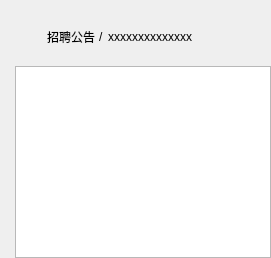
        <widget class="QWidget" name="subInfoPage">
         <layout class="QVBoxLayout" name="verticalLayout_4">
          <property name="spacing">
           <number>0</number>
          </property>
          <property name="leftMargin">
           <number>15</number>
          </property>
          <property name="topMargin">
           <number>0</number>
          </property>
          <property name="rightMargin">
           <number>0</number>
          </property>
          <property name="bottomMargin">
           <number>0</number>
          </property>
          <item>
           <spacer name="verticalSpacer_6">
            <property name="orientation">
             <enum>Qt::Vertical</enum>
            </property>
            <property name="sizeType">
             <enum>QSizePolicy::Fixed</enum>
            </property>
            <property name="sizeHint" stdset="0">
             <size>
              <width>20</width>
              <height>16</height>
             </size>
            </property>
           </spacer>
          </item>
          <item>
           <widget class="QWidget" name="crumbsWidget_2" native="true">
            <property name="minimumSize">
             <size>
              <width>0</width>
              <height>42</height>
             </size>
            </property>
            <layout class="QHBoxLayout" name="horizontalLayout_6">
             <property name="spacing">
              <number>0</number>
             </property>
             <property name="leftMargin">
              <number>0</number>
             </property>
             <property name="topMargin">
              <number>0</number>
             </property>
             <property name="rightMargin">
              <number>0</number>
             </property>
             <property name="bottomMargin">
              <number>0</number>
             </property>
             <item>
              <spacer name="horizontalSpacer_9">
               <property name="orientation">
                <enum>Qt::Horizontal</enum>
               </property>
               <property name="sizeType">
                <enum>QSizePolicy::Fixed</enum>
               </property>
               <property name="sizeHint" stdset="0">
                <size>
                 <width>32</width>
                 <height>20</height>
                </size>
               </property>
              </spacer>
             </item>
             <item>
              <widget class="ClickLabel" name="recruitHeadTipClickable">
               <property name="text">
                <string>招聘公告</string>
               </property>
              </widget>
             </item>
             <item>
              <spacer name="horizontalSpacer_10">
               <property name="orientation">
                <enum>Qt::Horizontal</enum>
               </property>
               <property name="sizeType">
                <enum>QSizePolicy::Fixed</enum>
               </property>
               <property name="sizeHint" stdset="0">
                <size>
                 <width>4</width>
                 <height>20</height>
                </size>
               </property>
              </spacer>
             </item>
             <item>
              <widget class="QLabel" name="headerSpliter_2">
               <property name="text">
                <string>/</string>
               </property>
              </widget>
             </item>
             <item>
              <spacer name="horizontalSpacer_11">
               <property name="orientation">
                <enum>Qt::Horizontal</enum>
               </property>
               <property name="sizeType">
                <enum>QSizePolicy::Fixed</enum>
               </property>
               <property name="sizeHint" stdset="0">
                <size>
                 <width>4</width>
                 <height>20</height>
                </size>
               </property>
              </spacer>
             </item>
             <item>
              <widget class="QLabel" name="recruitTitleTip">
               <property name="text">
                <string>xxxxxxxxxxxxxx</string>
               </property>
              </widget>
             </item>
             <item>
              <spacer name="horizontalSpacer_12">
               <property name="orientation">
                <enum>Qt::Horizontal</enum>
               </property>
               <property name="sizeHint" stdset="0">
                <size>
                 <width>40</width>
                 <height>20</height>
                </size>
               </property>
              </spacer>
             </item>
            </layout>
           </widget>
          </item>
          <item>
           <spacer name="verticalSpacer_5">
            <property name="orientation">
             <enum>Qt::Vertical</enum>
            </property>
            <property name="sizeType">
             <enum>QSizePolicy::Fixed</enum>
            </property>
            <property name="sizeHint" stdset="0">
             <size>
              <width>20</width>
              <height>8</height>
             </size>
            </property>
           </spacer>
          </item>
          <item>
           <widget class="QWidget" name="widget_6" native="true">
            <layout class="QHBoxLayout" name="horizontalLayout_5">
             <property name="spacing">
              <number>0</number>
             </property>
             <property name="leftMargin">
              <number>0</number>
             </property>
             <property name="topMargin">
              <number>0</number>
             </property>
             <property name="rightMargin">
              <number>0</number>
             </property>
             <property name="bottomMargin">
              <number>0</number>
             </property>
             <item>
              <widget class="QTextEdit" name="textEdit"/>
             </item>
            </layout>
           </widget>
          </item>
         </layout>
        </widget>
